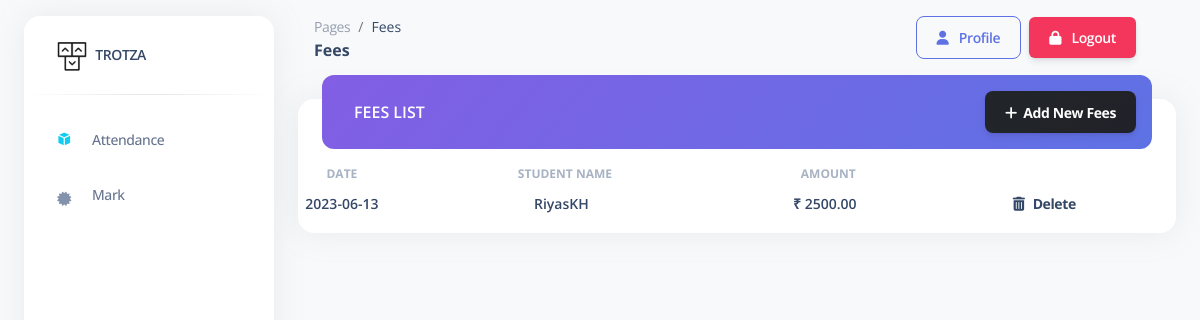
/admin/pages/fees.php (signed in), run on the app's committed database.
### tables this page shows
CREATE TABLE `fees` (
  `feid` int(11) NOT NULL,
  `sid` int(11) NOT NULL,
  `amount` decimal(10,2) NOT NULL,
  `date` date NOT NULL DEFAULT current_timestamp()
);

CREATE TABLE `student_data` (
  `sid` int(11) NOT NULL,
  `name` varchar(100) NOT NULL,
  `class` varchar(100) NOT NULL,
  `mobile` int(11) NOT NULL,
  `email` varchar(100) NOT NULL,
  `school` varchar(100) NOT NULL,
  `board` varchar(100) NOT NULL,
  `pname` varchar(100) NOT NULL,
  `pmobile` int(11) NOT NULL
);

### admin/pages/fees.php (the view, shortened to what this page needs)
<?php
include '../includes/connection.php';
?>
<!DOCTYPE html>
<html lang="en">
<head>
    <link href="../assets/css/nucleo-icons.css" rel="stylesheet" />
    <link href="../assets/css/nucleo-svg.css" rel="stylesheet" />
    <link href="../assets/css/nucleo-svg.css" rel="stylesheet" />
    <link id="pagestyle" href="../assets/css/argon-dashboard.css?v=2.0.4" rel="stylesheet" />
</head>
<body class="g-sidenav-show   bg-gray-100">
    <?php include '../includes/sidebar.php';
    ?>
    <main class="main-content position-relative border-radius-lg ">
        <nav class="navbar navbar-main navbar-expand-lg px-0 mx-4 shadow-none border-radius-xl " id="navbarBlur"
            data-scroll="false">
            <div class="container-fluid py-1 px-3">
                <nav aria-label="breadcrumb">
                    <ol class="breadcrumb bg-transparent mb-0 pb-0 pt-1 px-0 me-sm-6 me-5">
                        <li class="breadcrumb-item text-sm"><a class="opacity-5 text-dark" href="javascript:;">Pages</a>
                        </li>
                        <li class="breadcrumb-item text-sm text-dark active" aria-current="page">Fees</li>
                    </ol>
                    <h6 class="font-weight-bolder text-dark mb-0">Fees</h6>
                </nav>
                <div class="collapse navbar-collapse mt-sm-0 mt-2 me-md-0 me-sm-4" id="navbar">
                    <ul class="navbar-nav  ms-md-auto pe-md-3 d-flex align-items-center">
                        <li class="nav-item d-flex align-items-center border-2">
                            <button onclick="window.location.href='profile.php'"
                                class="btn btn-outline-primary btn-md font-weight-bold  mb-0"><i
                                    class="fa fa-user me-sm-1"></i>&nbsp;&nbsp;Profile</button>
                        </li>
                        <li class="nav-item d-flex align-items-center bg-danger mx-2 rounded">
                            <button onclick="window.location.href='logout.php'"
                                class="btn btn-md font-weight-bold text-white mb-0"><i
                                    class="fa fa-lock me-sm-1"></i>&nbsp;&nbsp;Logout</button>
                        </li>
                    </ul>
                </div>
            </div>
        </nav>
        <div class="container-fluid py-4">
            <div class="row">
                <div class="col-12">
                    <div class="card mb-4">
                        <div class="card-header p-0 position-relative mt-n4 mx-4">
                            <div
                                class="d-flex justify-content-between bg-gradient-primary shadow-primary border-radius-lg p-3">
                                <h6 class="text-white ps-3 pt-2 text-uppercase">Fees List</h6>
                                <button class="btn bg-gradient-dark m-0 toast-btn" type="button" data-toggle="modal"
                                    data-target="#form"><i class="fas fa-plus"></i>&nbsp;&nbsp;Add New
                                    Fees</button>
                            </div>
                        </div>
                        <div class="card-body px-0 pt-3 pb-2">
                            <div class="table-responsive p-0">
                                <table class="align-items-center mb-0 w-100 d-block d-md-table text-sm">
                                    <thead>
                                        <tr>
                                            <th class="text-center text-uppercase text-secondary text-xs font-weight-bolder opacity-7"
                                                style="width: 10%;">
                                                Date</th>
                                            <th class="text-center text-uppercase text-secondary text-xs font-weight-bolder opacity-7 ps-2"
                                                style="width: 40%;">
                                                Student Name</th>
                                            <th class="text-center text-uppercase text-secondary text-xs font-weight-bolder opacity-7 ps-2 th-sm"
                                                style="width: 20%;">
                                                Amount</th>
                                            <th class="text-center text-uppercase text-secondary text-xs font-weight-bolder opacity-7"
                                                style="width: 30%;">
                                            </th>
                                        </tr>
                                    </thead>
                                    <tbody>
                                        <?php
                                        $query = "SELECT sd.name,f.date,f.amount,f.feid FROM fees f inner join student_data sd on sd.sid = f.sid";
                                        $result = mysqli_query($conn, $query);
                                        while ($row = mysqli_fetch_array($result)) {
                                            ?>
                                            <tr>
                                                <td class="align-middle text-center">
                                                    <div class="d-flex flex-column ">
                                                        <h6 class="mb-0 text-sm">
                                                            <?php echo $row['date'] ?>
                                                        </h6>
                                                    </div>
                                                </td>
                                                <td class="align-middle text-center">
                                                    <div class="d-flex flex-column ">
                                                        <h6 class="mb-0 text-sm">
                                                            <?php echo $row['name'] ?>
                                                        </h6>
                                                    </div>
                                                </td>
                                                <td class="align-middle text-center">
                                                    <div class="d-flex flex-column ">
                                                        <h6 class="mb-0 text-sm">
                                                            ₹
                                                            <?php echo $row['amount'] ?>
                                                        </h6>
                                                    </div>
                                                </td>
                                                <td class="align-middle text-center ">
                                                    <a class="btn btn-link text-dark px-3 mb-0"
                                                        href="../includes/deleteFees.php?feid=<?php echo $row['feid'] ?>"><i
                                                            class="fas fa-trash-alt text-dark me-2"></i>Delete</a>
                                                </td>
                                            </tr>
                                            <?php
                                        }
                                        ?>
                                    </tbody>
                                </table>
                            </div>
                        </div>
                    </div>
                </div>
            </div>
        </div>
    </main>
</body>
</html>

### data on the page
fees: date "2023-06-13", sid.name "RiyasKH", amount "2500.00"
